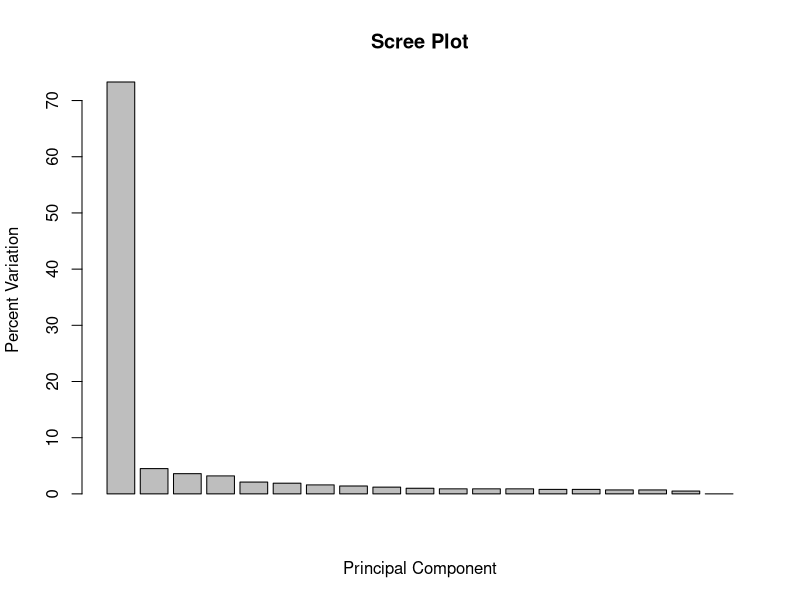
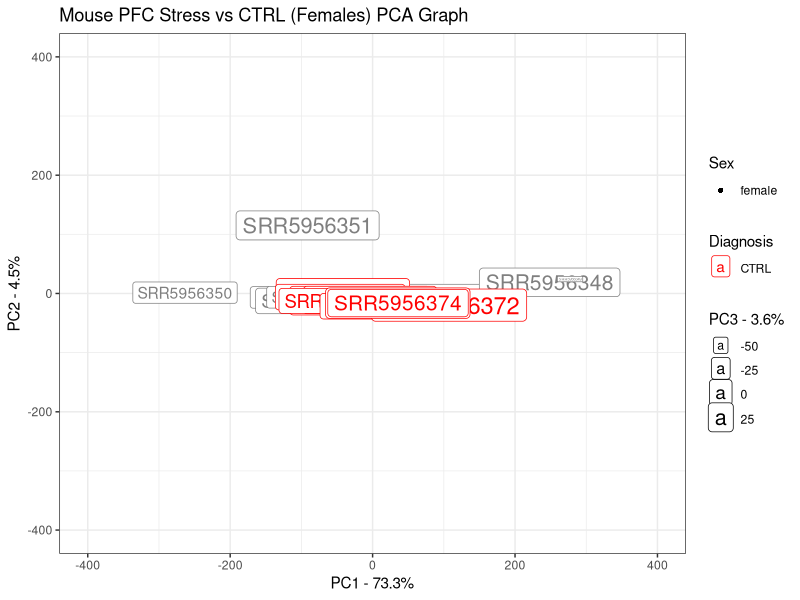

Recreate these plots in R, in order.
library(tidyverse)

#Load Mouse NA metadata: Comparison Stress vs. CTRL for Females ----------------
PFC_metadata <- read_csv("data/GSE102556-SRA-Mouse-PFC-Metadata.csv")
PFC_count <-
  read_csv("Galaxy Count Matrix Mapped/Mouse PFC/PFC_Mouse_Overall_Mapped_Final.csv") %>%
  column_to_rownames("Geneid")

mask <- rowSums(PFC_count) > 38

PFC_count_filtered <- PFC_count[mask,]

#Select row and gender columns for further analysis
PFC_metadata_truncated <- PFC_metadata %>%
  dplyr::select(Run, gender, Phenotype) %>%
  column_to_rownames("Run") %>%
  as.matrix()

#Add these lines to filter by gender
PFC_metadata_truncated <- PFC_metadata_truncated[PFC_metadata_truncated[,1] == "female",]

pfc_count_female <- PFC_count_filtered[, rownames(PFC_metadata_truncated)]

#for female samples, filter out rows that have low/0 variance
pfc_count_female <- pfc_count_female[
  rowSums(pfc_count_female) > sum(PFC_metadata_truncated[,1] == "female"),
]

#Extract principal components
pca = prcomp(t(pfc_count_female), scale = TRUE)

pca.var <- pca$sdev^2
pca.var.per <- round(pca.var/sum(pca.var)*100, 1)

barplot(pca.var.per, main="Scree Plot", xlab="Principal Component", ylab="Percent Variation")

## now make a fancy looking plot that shows the PCs and the variation:
library(ggplot2)

pca.data <- data.frame(Sample=rownames(pca$x),
                       X=pca$x[,1],
                       Y=pca$x[,2],
                       Z=pca$x[,3],
                       Sex=PFC_metadata_truncated[rownames(pca$x), 1],
                       Diagnosis=PFC_metadata_truncated[rownames(pca$x), 2])
pca.data

ggplot(data=pca.data, aes(x=X, y=Y, label=Sample, shape=Sex, color=Diagnosis, size=Z)) +
  geom_point() +
  geom_label() +
  xlab(paste("PC1 - ", pca.var.per[1], "%", sep="")) +
  scale_x_continuous(limits = c(-400, 400)) +
  ylab(paste("PC2 - ", pca.var.per[2], "%", sep="")) +
  scale_y_continuous(limits = c(-400, 400)) +
  scale_size_continuous(name = paste("PC3 - ", pca.var.per[3], "%", sep="")) +
  theme_bw() +
  ggtitle("Mouse PFC Stress vs CTRL (Females) PCA Graph") +
  scale_color_manual(values = c("darkgreen", "red"), breaks = c("MDD", "CTRL"))

## get the name of the top 10 measurements (genes) that contribute
## most to pc1.
loading_scores <- pca$rotation[,1]
gene_scores <- abs(loading_scores) ## get the magnitudes
gene_score_ranked <- sort(gene_scores, decreasing=TRUE)
top_10_genes <- names(gene_score_ranked[1:10])

top_10_genes ## show the names of the top 10 genes

pca$rotation[top_10_genes,1] ## show the scores (and +/- sign)
